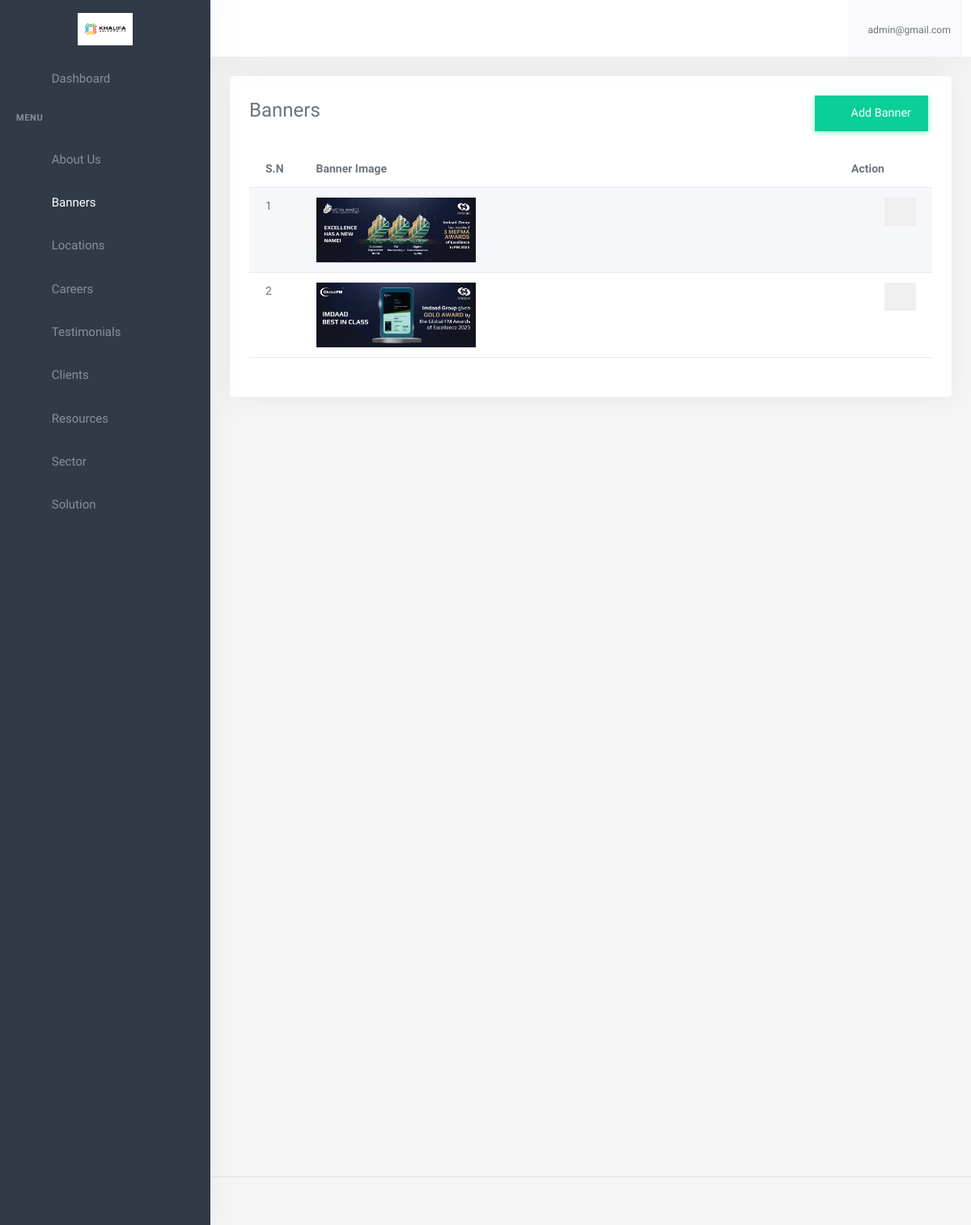
Page /dashboard/banners/ (signed in) on the committed database.
### account/models.py (models this page shows, shortened)
class User(AbstractBaseUser,PermissionsMixin):
    email = models.EmailField(
        verbose_name='Email',
        max_length=255,
        unique=True,
    )
    name = models.CharField(max_length=200,null=True, blank=True)
    is_user = models.BooleanField(default=False)
    is_admin = models.BooleanField(default=False)
    phone_no = models.CharField(max_length=150,null=True, blank=True)
    avatar = models.ImageField(upload_to="avatarimage/", null=True, blank=True)
    created_at = models.DateTimeField(auto_now_add=True)
    updated_at = models.DateTimeField(auto_now=True)
    objects = UserManager()
    USERNAME_FIELD = 'email'
    REQUIRED_FIELDS = []

### about/models.py (models this page shows, shortened)
class OrganizationSetting(models.Model):
    logo =models.ImageField(verbose_name='Organization Logo',upload_to='aboutus/')
    fav_icon = models.ImageField(verbose_name='Organization Fav Icon',upload_to='aboutus/')
    site_name = models.CharField(verbose_name='Organization Name',max_length=150)
    location = models.CharField(verbose_name='Organizaton Location', max_length=200)
    phone_number = models.CharField(verbose_name='Organization Phone Number',max_length=150)
    email = models.EmailField(verbose_name='Organization Email')
    fb_url = models.URLField(verbose_name='Facebook Page URL', null=True,blank=True)
    tw_url = models.URLField(verbose_name='Twitter URL', null=True,blank=True)
    insta_url = models.URLField(verbose_name='Instagram Page URL', null=True,blank=True)
    linkedin_url = models.URLField(verbose_name='Linkedin URL', null=True,blank=True)

### app/models.py (models this page shows, shortened)
class Banner(models.Model):
    bannar_image = models.ImageField(upload_to='bannerimage/')

### app2/views.py (the view)
# urls.py: path('banners/', BannarListView.as_view(), name="banners"),
class BannarListView(generic.ListView):
    model = Banner
    context_object_name ='banners'
    template_name ='app2/banner.html'
    def get_context_data(self, **kwargs):
        context = super().get_context_data(**kwargs)
        context['form'] = BannerForm()
        return context

### app/context_processor.py (called while the page is built)
def solutions(request):
    solutions_data = Solutions.objects.all()
    context = {
        'solution_category': solutions_data
    }
    return context

def sectors(request):
    secots_all = Sector.objects.all()
    context = {
        'secotrs':secots_all
    }
    return context

def career_category(request):
    categories = Category.objects.all()
    return({
        'careers_categories':categories
    })

def organizationsetting(request):
    organization_setting = OrganizationSetting.objects.first()
    return ({
        'organization_settings': organization_setting
    })

def locations(request):
    all_office_locations = Office.objects.all()[:5]
    return({
        'office_locations':all_office_locations
    })

### app2/templates/app2/banner.html (shortened to what this page needs)
{% extends 'app2/base.html' %}
{% load static %}
{% block body %}
<div class="content-page">
    <div class="content">
        <div class="container-fluid">
            <div class="row pt-3">
                <div class="col-12">
                    <div class="card">
                        <div class="card-body">
                            <div class="row mb-2">
                                <div class="col-sm-6">
                                    <div class="fs-3">Banners </div>
                                </div>
                                <div class="col-sm-6">
                                    <button type="button"  data-bs-toggle="modal" data-bs-target="#clientModal" class="btn btn-success mb-2 float-end rounded-0"><i class="mdi mdi-plus-circle me-2"></i>Add Banner</button>
                                </div>
                            </div>
                            <div class="tab-content ">
                                <table id="datatable-buttons" class="table table-striped dt-responsive nowrap w-100 ">
                                    <thead>
                                        <tr>
                                            <th class="text-nowrap" >S.N</th>
                                            <th class="text-nowrap">Banner Image</th>
                                            <th style="width: 120px;">Action</th>
                                        </tr>
                                    </thead>
                                    <tbody>
                                    {%for banner in banners%}
                                    <tr>
                                        <td>
                                            {{forloop.counter}}
                                        </td>
                                        <td>
                                            <div class="image-gallery" style="width:auto">
                                                <img class="thumbnail" src="{{banner.bannar_image.url}}" style="height: 80px; width: auto;" alt="Thumbnail Image">
                                            </div>
                                        </td>
                                        <td>
                                            <button type="button"  data-bs-toggle="modal" data-bs-target="#bannerDeleteModal_{{banner.id}}" class="border-0 text-danger float-end rounded-0">
                                                <i class="mdi mdi-delete"></i>
                                            </button>
                                        </td>
                                    </tr>
                                    {%endfor%}
                                    </tbody>
                                </table>
                            </div>
                        </div>
                    </div>
                </div>
            </div>
        </div>
    </div>
</div>
{%endblock%}

### app2/templates/app2/base.html (shortened to what this page needs)
{% load static %}
<!DOCTYPE html>
<html lang="en">
    <head>
        <link rel="stylesheet" href="{% static 'app2/assets/vendor/jquery-toast-plugin/jquery.toast.min.css'%}">
        <link href="{% static 'app2/assets/css/app-saas.min.css'%}" rel="stylesheet" type="text/css" id="app-style" />
        <link href="{% static 'app2/assets/css/icons.min.css'%}" rel="stylesheet" type="text/css" />
        <link href="{% static 'app2/assets/vendor/bootstrap-datepicker/css/bootstrap-datepicker.min.css'%}" rel="stylesheet" type="text/css" />
        <link href="{% static 'app2/assets/vendor/select2/css/select2.min.css'%}" rel="stylesheet" type="text/css" />
        <link href="{% static 'app2/assets/vendor/datatables.net-bs5/css/dataTables.bootstrap5.min.css'%}" rel="stylesheet" type="text/css" />
        <link href="{% static 'app2/assets/vendor/datatables.net-responsive-bs5/css/responsive.bootstrap5.min.css'%}" rel="stylesheet" type="text/css" />
        <link href="{% static 'app2/assets/css/app-saas.min.css'%}" rel="stylesheet" type="text/css" id="app-style" />
        <link href="{% static 'app2/assets/css/icons.min.css'%}" rel="stylesheet" type="text/css" />
        <link href="https://cdn.jsdelivr.net/npm/summernote@0.8.16/dist/summernote-lite.min.css" rel="stylesheet">
    </head>
    <link rel="stylesheet" href="https://maxcdn.bootstrapcdn.com/font-awesome/4.7.0/css/font-awesome.min.css">
    <body>
        <div class="wrapper">
            <div class="navbar-custom">
                <div class="topbar container-fluid justify-content-between">
                    <div class="d-flex align-items-center  gap-lg-2 gap-1">
                        <button class="button-toggle-menu sm:float-end">
                            <i class="mdi mdi-menu"></i>
                        </button>
                    </div>
                    <ul class="topbar-menu d-flex align-items-center gap-3">
                        <li class="d-none d-sm-inline-block">
                            <a class="nav-link" data-bs-toggle="offcanvas" href="#theme-settings-offcanvas">
                                <i class="ri-settings-3-line font-22"></i>
                            </a>
                        </li>
                        <li class="d-none d-sm-inline-block">
                            <div class="nav-link" id="light-dark-mode" data-bs-toggle="tooltip" data-bs-placement="left" title="Theme Mode">
                                <i class="ri-moon-line font-22"></i>
                            </div>
                        </li>
                        <li class="d-none d-md-inline-block">
                            <a class="nav-link" href="#" data-toggle="fullscreen">
                                <i class="ri-fullscreen-line font-22"></i>
                            </a>
                        </li>
                        <li class="dropdown">
                            <a class="nav-link dropdown-toggle arrow-none nav-user px-2" data-bs-toggle="dropdown" href="#" role="button" aria-haspopup="false" aria-expanded="false">
                                <span class="d-lg-flex flex-column gap-1 d-none">
                                    <h6 class="my-0 fw-normal">{{request.user.email}}</h6>
                                </span>
                            </a>
                        </li>
                    </ul>
                </div>
            </div>
            <div class="leftside-menu">
                <a href="{% url 'dashboard:index' %}" class="logo logo-light">
                    <span class="logo-lg">
                        <img src="{{organization_settings.logo.url}}" alt="logo" style="height: 40px;">
                    </span>
                </a>
                <div class="h-100" id="leftside-menu-container" data-simplebar>
                    <ul class="side-nav">
                        <li class="side-nav-item">
                            <a href="{% url 'dashboard:index' %}" class="side-nav-link">
                                <i class="uil-home-alt"></i>
                                <span> Dashboard </span>
                            </a>
                        </li>
                        <li class="side-nav-title">Menu</li>
                        <li class="side-nav-item">
                            <a data-bs-toggle="collapse" href="#sidebarPages2" aria-expanded="false" aria-controls="sidebarPages" class="side-nav-link">
                                <i class="uil-home"></i>
                                <span> About Us </span>
                                <span class="menu-arrow"></span>
                            </a>
                        </li>
                        <li class="side-nav-item">
                            <a href="{% url 'dashboard:banners' %}" class="side-nav-link">
                                <i class="uil-book"></i>
                                <span> Banners </span>
                            </a>
                        </li>
                        <li class="side-nav-item">
                            <a data-bs-toggle="collapse" href="#sidebarPages" aria-expanded="false" aria-controls="sidebarPages" class="side-nav-link">
                                <i class="uil-location"></i>
                                <span> Locations </span>
                                <span class="menu-arrow"></span>
                            </a>
                        </li>
                        <li class="side-nav-item">
                            <a data-bs-toggle="collapse" href="#sidebarPages1" aria-expanded="false" aria-controls="sidebarPages" class="side-nav-link">
                                <i class="uil-book"></i>
                                <span> Careers </span>
                                <span class="menu-arrow"></span>
                            </a>
                        </li>
                        <li class="side-nav-item">
                            <a href="{% url 'dashboard:testimonials' %}" class="side-nav-link">
                                <i class="uil-book"></i>
                                <span> Testimonials </span>
                            </a>
                        </li>
                        <li class="side-nav-item">
                            <a href="{% url 'dashboard:client_list' %}" class="side-nav-link">
                                <i class="uil-user"></i>
                                <span> Clients </span>
                            </a>
                        </li>
                        <li class="side-nav-item">
                            <a data-bs-toggle="collapse" href="#sidebarPages4" aria-expanded="false" aria-controls="sidebarPages" class="side-nav-link">
                                <i class="uil-diamond"></i>
                                <span> Resources </span>
                                <span class="menu-arrow"></span>
                            </a>
                        </li>
                        <li class="side-nav-item">
                            <a data-bs-toggle="collapse" href="#sidebarPages5" aria-expanded="false" aria-controls="sidebarPages" class="side-nav-link">
                                <i class="uil-user"></i>
                                <span> Sector </span>
                                <span class="menu-arrow"></span>
                            </a>
                        </li>
                        <li class="side-nav-item">
                            <a data-bs-toggle="collapse" href="#sidebarPages6" aria-expanded="false" aria-controls="sidebarPages" class="side-nav-link">
                                <i class="uil-user"></i>
                                <span>Solution </span>
                                <span class="menu-arrow"></span>
                            </a>
                        </li>
                    </ul>
                </div>
            </div>
  {% block body %}
  {% endblock  %}
        <footer class="footer">
            <div class="container-fluid">
                <div class="row">
                    <div class="col-md-6">
                    </div>
                    <div class="col-md-6">
                    </div>
                </div>
            </div>
        </footer>
    </div>
                        </body>
                        </html>

### app2/templates/app2/base.html (style rules this page uses)
.btn { margin: 0 5px; padding: 10px 20px; border-radius: 5px; cursor: pointer; }

### rows in the picture
User: user.email "admin@gmail.com"
OrganizationSetting: logo (picture)
Banner: bannar_image (picture)
Banner: bannar_image (picture)
